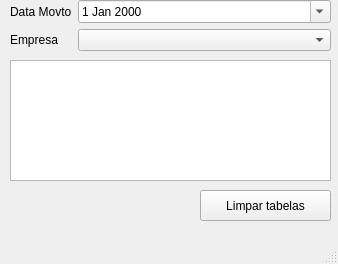
<?xml version="1.0" encoding="UTF-8"?>
<ui version="4.0">
 <class>MainWindow</class>
 <widget class="QMainWindow" name="MainWindow">
  <property name="geometry">
   <rect>
    <x>0</x>
    <y>0</y>
    <width>338</width>
    <height>264</height>
   </rect>
  </property>
  <property name="windowTitle">
   <string>MainWindow</string>
  </property>
  <widget class="QWidget" name="centralwidget">
   <widget class="QWidget" name="formLayoutWidget">
    <property name="geometry">
     <rect>
      <x>10</x>
      <y>0</y>
      <width>321</width>
      <height>61</height>
     </rect>
    </property>
    <layout class="QFormLayout" name="formLayout">
     <item row="0" column="0">
      <widget class="QLabel" name="labelDate">
       <property name="text">
        <string>Data Movto</string>
       </property>
      </widget>
     </item>
     <item row="0" column="1">
      <widget class="QDateEdit" name="dateEdit">
       <property name="calendarPopup">
        <bool>true</bool>
       </property>
      </widget>
     </item>
     <item row="1" column="0">
      <widget class="QLabel" name="labelEmpresa">
       <property name="text">
        <string>Empresa</string>
       </property>
      </widget>
     </item>
     <item row="1" column="1">
      <widget class="QComboBox" name="comboEmpresa"/>
     </item>
    </layout>
   </widget>
   <widget class="QTextBrowser" name="textLog">
    <property name="geometry">
     <rect>
      <x>10</x>
      <y>60</y>
      <width>321</width>
      <height>121</height>
     </rect>
    </property>
   </widget>
   <widget class="QPushButton" name="buttonReady">
    <property name="geometry">
     <rect>
      <x>200</x>
      <y>190</y>
      <width>131</width>
      <height>31</height>
     </rect>
    </property>
    <property name="text">
     <string>Limpar tabelas</string>
    </property>
   </widget>
  </widget>
  <widget class="QMenuBar" name="menubar">
   <property name="geometry">
    <rect>
     <x>0</x>
     <y>0</y>
     <width>338</width>
     <height>22</height>
    </rect>
   </property>
  </widget>
  <widget class="QStatusBar" name="statusbar"/>
 </widget>
 <resources/>
 <connections/>
</ui>
